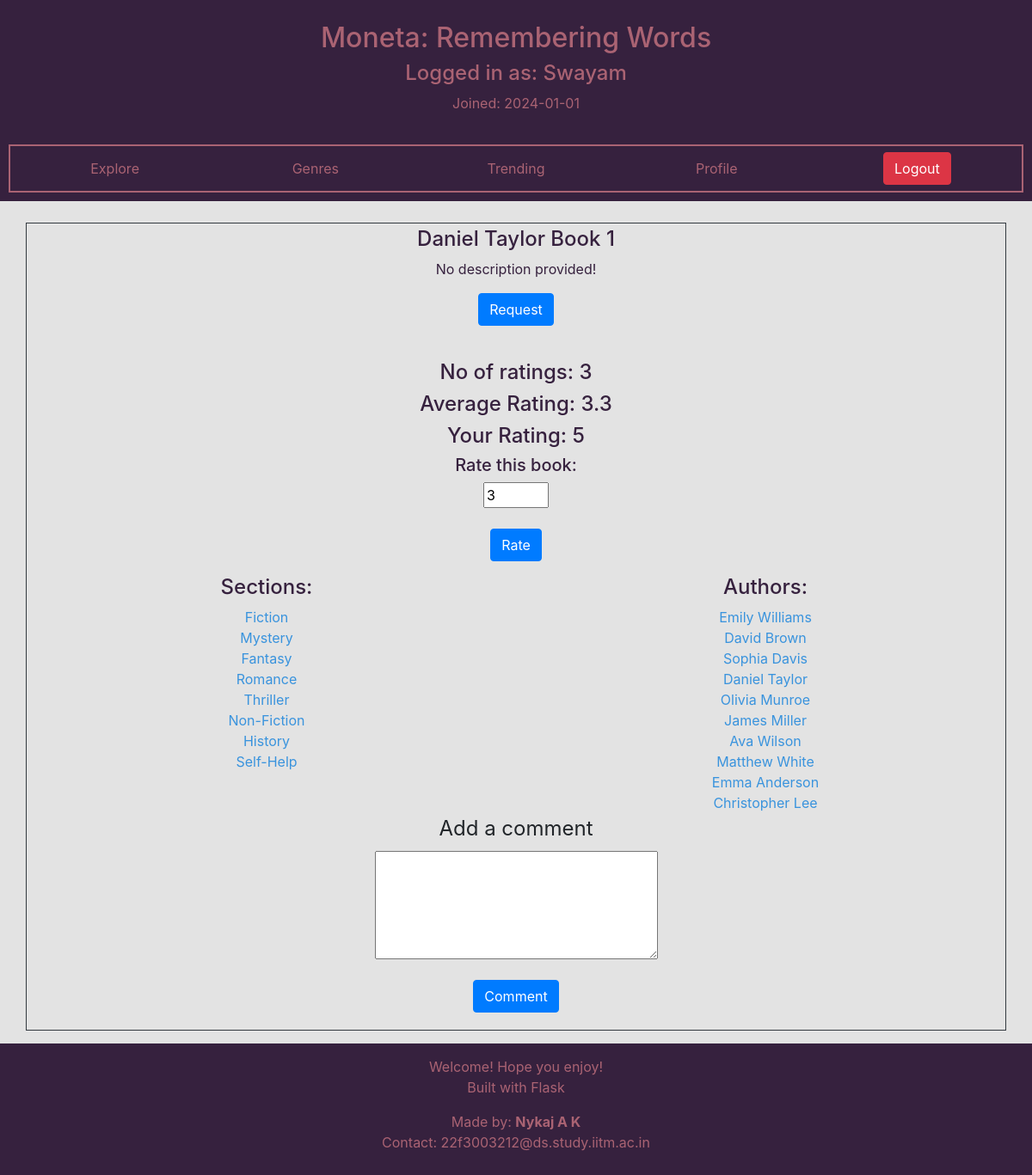
The app's page /book/7 (signed in), older data.
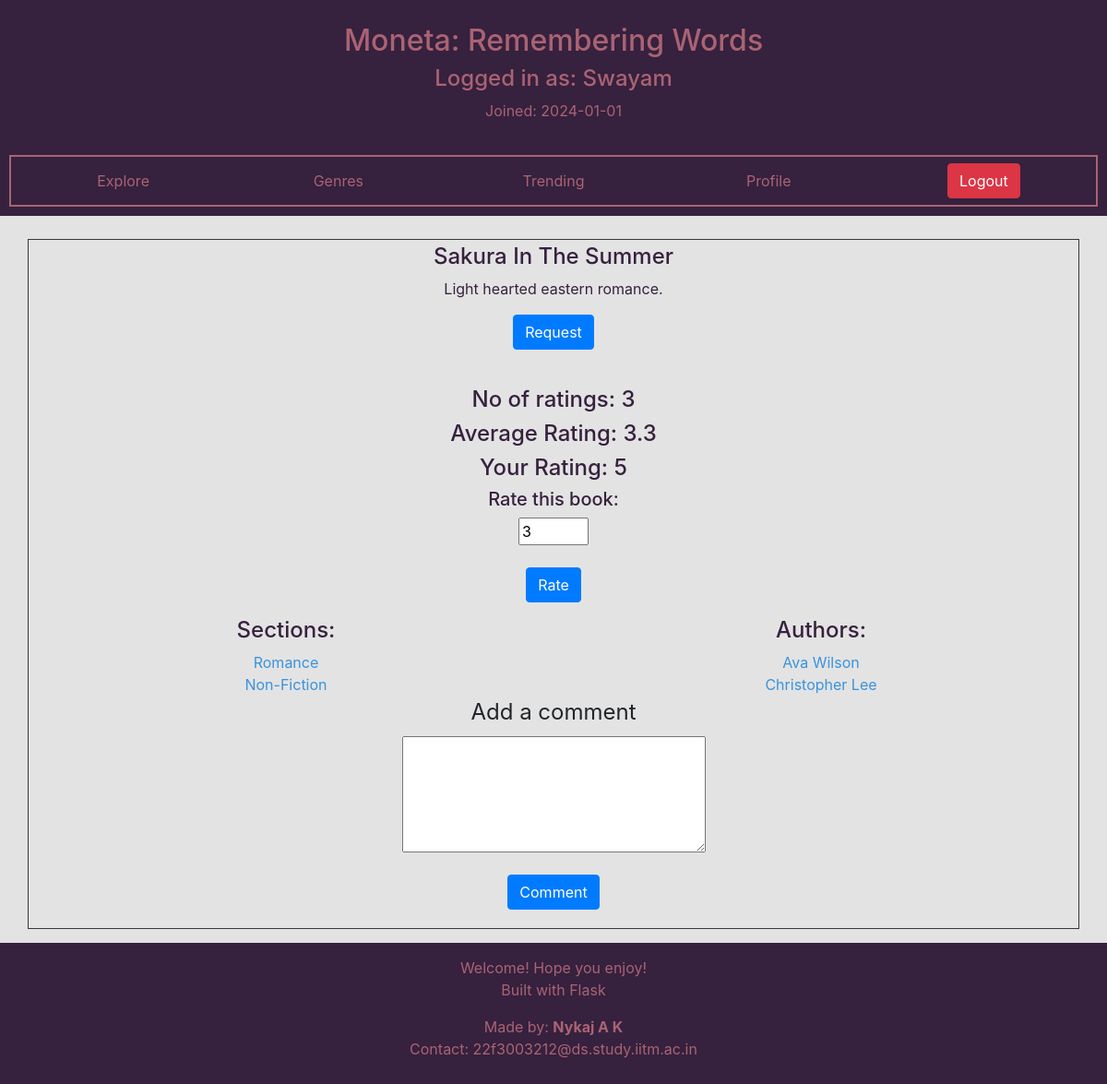
The same page, newer data.
### moneta/models.py (models this page shows, shortened)
class Book(db.Model):
    __tablename__ = "book"
    id = db.Column(db.Integer,primary_key = True)
    name = db.Column(db.String(80), unique = True, nullable = False)
    description = db.Column(db.Text)
    ratings = db.relationship('Rating',backref='book',lazy=True)
    comments = db.relationship('Comment',backref = 'book', lazy=True)
    borrowed = db.relationship('Borrow',backref = 'book',lazy=True)
    requested = db.relationship('Requested',backref = 'book',lazy=True)
    def get_rating(self):
        avg_score = 0
        all_ratings = self.ratings
        for rating in all_ratings:
            avg_score += rating.score
        if (len(all_ratings)):
            avg_score = avg_score / len(all_ratings)
            avg_score = round(avg_score,1)
        else:
            avg_score = 0
        return avg_score

class Section(db.Model):
    __tablename__ = "section"
    id = db.Column(db.Integer,primary_key = True)
    name = db.Column(db.String(40), unique = True, nullable = False)
    doc = db.Column(db.DateTime, default = date.today())
    description = db.Column(db.String(256))
    books = db.relationship('Book',secondary=category,backref = db.backref('sections',lazy='dynamic') )

class Author(db.Model):
    __tablename__ = 'author'
    id = db.Column(db.Integer,primary_key = True)
    name = db.Column(db.String(80), unique = True, nullable = False)
    bio = db.Column(db.Text)
    books = db.relationship('Book',secondary=written,backref = db.backref('authors',lazy='dynamic') )

### moneta/routes.py (the view, shortened to what this page needs)
@app.route("/book/<id>")
@normal_user_required
def selected_book(id):
    curr_book = Book.query.filter(Book.id == id).scalar()
    if not curr_book:
        return render_template('user_specific/non_existant.html')
    num_ratings = len(list(curr_book.ratings))
    avg_score = curr_book.get_rating()
    your_score = Rating.query.filter(Rating.book_id == curr_book.id).filter(Rating.user_id == current_user.id).scalar()
    if your_score:
        your_score = your_score.score
    state = 3
    if len(current_user.borrowed) + len(current_user.requested) + len(current_user.returned) >= 5:
        state = 2
    return_date = None
    for b in current_user.requested:
        if b.book.name == curr_book.name:
            state = 1
            break
    for b in current_user.returned:
        if b.book.name == curr_book.name:
            state = 2
            break
    return render_template('user_specific/book.html',book=curr_book,
                            avg_score = avg_score, your_score = your_score,
                            state = state, return_date=return_date, num_ratings = num_ratings)

### moneta/routes.py (called while the page is built, shortened)
@login_manager.user_loader
def load_user(user_id):
    user = User.query.filter_by(id=user_id).first()
    app.logger.info(f"User {user.username} was loaded!")
    return user

def normal_user_required(fun):
    @wraps(fun)
    def inner(*args,**kwargs):
        if not current_user.is_anonymous and not current_user.is_librarian:
            return fun(*args,**kwargs)
    return inner

### moneta/templates/user_specific/book.html (shortened to what the changed rows need)
{% extends "user_specific/dashboard.html" %}
{% block main_body %}
    <div class="container text-center mx-auto border border-dark p-1">
        <div class="row text-center mx-auto">
            <div class="col">
                <h4 class="help-text"> {{ book.name }} </h4>
                {% if book.description %}
                    <p class="help-text"> {{ book.description }} </p>
                {% else %}
                    <p class="help-text"> No description provided! </p>
                {% endif %}
                <div>
                    {% if state == 0 %}
                        <form action="{{url_for('read')}}" method="POST">
                            <input type="text" value="{{book.id}}" name="book_id" hidden>
                            <input type="submit" class="btn btn-primary" value="Read">
                        </form>
                        <form action="{{url_for('_return')}}" method="POST">
                            <input type="text" value="{{book.id}}" name="book_id" hidden>
                            <input type="submit" class="btn btn-danger" value="Return">
                        </form>
                        <h6 class="help-text">To be returned on or before: {{return_date}}</h6>
                    {% elif state == 1 %}
                        <form action="{{url_for('cancel_request_book')}}" method="POST">
                            <input type="text" value="{{book.id}}" name="book_id" hidden>
                            <input type="submit" class="btn btn-danger" value="Cancel Request">
                        </form>
                    {% elif state == 2 %}
                        <form action="">
                            <input type="text" value="{{book.id}}" name="book_id" hidden>
                            <input type="submit" class="btn btn-primary" value="Request" disabled>
                        </form>
                    {% else %}
                        <form action="{{url_for('request_book')}}" method="POST">
                        </form>
                    {% endif %}
                </div>
                <br>
                <div>
                    <h4 class="help-text">No of ratings: {{num_ratings}}</h4>
                    {% if avg_score %}
                        <h4 class="help-text"> Average Rating: {{ avg_score }} </h4>
                    {% endif %}
                    {% if your_score %}
                        <h4 class="help-text"> Your Rating: {{ your_score }} </h4>
                    {% endif %}
                    <h5 class="help-text">Rate this book:</h5>
                    <form action="{{url_for('rate')}}" method="POST">
                        <br>
                        <br>
                    </form>
                </div>
            </div>
        </div>
        <div class = "row">
            <div class="col">
                <h4 class="help-text">Sections: </h4>
                {% for section in book.sections %}
                    <a class="link-text" href="{{ url_for('selected_genre',name=section.name) }}">{{ section.name }} </a>
                    <br>
                {% endfor %}
            </div>
            <div class = "col">
                <div>
                    <h4 class="help-text">Authors: </h4>
                    {% for author in book.authors %}
                        <a class="link-text" href="{{ url_for('selected_author',id = author.id) }}">{{ author.name }}</a>
                        <br>
                    {% endfor %}
                </div>
            </div>
        </div>
    </div>
{% endblock %}

Row changes from the older to the newer data that the page shows:
no longer on this page (row unchanged): Section: name "Fiction"
no longer on this page (row unchanged): Section: name "Mystery"
no longer on this page (row unchanged): Section: name "Fantasy"
no longer on this page (row unchanged): Section: name "Thriller"
no longer on this page (row unchanged): Section: name "History"
removed Section: name "Self-Help"
no longer on this page (row edited): Author: name "Emily Williams"
no longer on this page (row edited): Author: name "David Brown"
no longer on this page (row edited): Author: name "Sophia Davis"
removed Author: name "Daniel Taylor"
removed Author: name "Olivia Munroe"
removed Author: name "James Miller"
removed Author: name "Matthew White"
removed Author: name "Emma Anderson"
changed Book: name "Daniel Taylor Book 1" → "Sakura In The Summer"; description (not shown) → "Light hearted eastern romance."
Text that changed along with them:
text no longer shown: "No description provided!"
